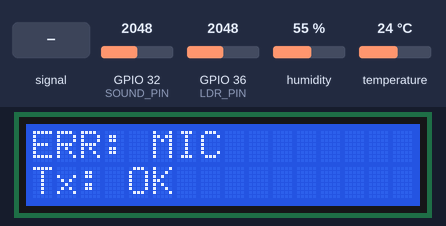
Recording of a sketch running on a simulated ESP32. Shown: 16×2 character LCD. The test bench sets the inputs (shaded band); at power-on: GPIO 32 (SOUND_PIN) = 2048, GPIO 36 (LDR_PIN) = 2048, humidity 55 %, temperature 24 °C. Random numbers use the default seed unless the sketch sets one.

Above: at 3.2 s.
3.3 s: GPIO 32 (SOUND_PIN) fed a 200 Hz sine of ±327 counts around its level
At 5.0 s:
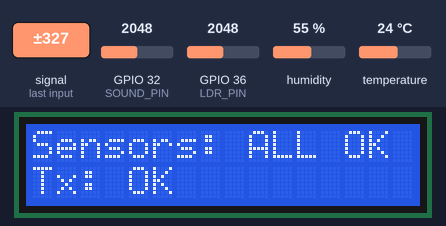
5.9 s: GPIO 32 (SOUND_PIN) set to 1960
At 7.9 s:
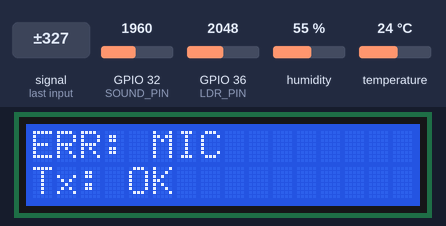
Timing chart, 0 to 9.4 s (numbered marks = the images above; inputs shaded):
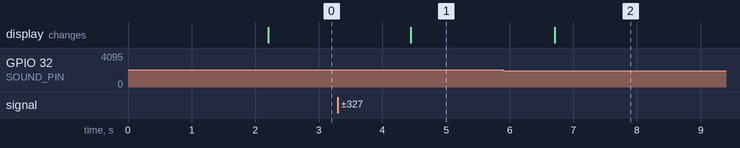

Measured:
- after the input at 3.3 s, the display: changes after 1.1 s (image 1)
- after the input at 5.9 s, the display: changes after 0.81 s (image 2)

The sketch:

Multimodal_Board.ino
```cpp
#include <esp_now.h>
#include <WiFi.h>
#include <esp_wifi.h>
#include <DHT.h>
#include <Wire.h>
#include <LiquidCrystal_I2C.h>

#define DHTPIN 4
#define LDR_PIN 36
#define SOUND_PIN 32
#define BUZZER_PIN 15

LiquidCrystal_I2C lcd(0x27, 16, 2);
DHT dht(DHTPIN, DHT11);

// 🌟 1. ล็อก MAC Address ตามที่หามาได้เป๊ะๆ
uint8_t gatewayAddress[] = {0x24, 0xD7, 0xEB, 0x0F, 0x87, 0xAC};

typedef struct struct_message {
    char room[10]; float temp; float hum; int rawLight; int rawSound;
} __attribute__((packed)) struct_message;

typedef struct struct_cmd {
    char room[10]; bool ledState; bool mockState; bool resetMode; bool stopState; // 🌟 รับคำสั่งให้ทำงานแบบ Mock
} __attribute__((packed)) struct_cmd;

struct_message myData;
bool isAlarmOn = false;
bool isMocking = false; // 🌟 สถานะการจำลอง
bool isStopped = false; // 🌟 สถานะหยุดส่ง

// 🌟 ตัวแปรเก็บค่าสะสมสำหรับโหมดจำลอง
float mockTemp = 25.0;
float mockHum = 55.0;
int mockLight = 0;
unsigned long lastLightChange = 0;

bool lastTxSuccess = false;

void OnDataSent(const wifi_tx_info_t *mac_info, esp_now_send_status_t status) {
    lastTxSuccess = (status == ESP_NOW_SEND_SUCCESS);
}

void OnDataRecv(const esp_now_recv_info *info, const uint8_t *data, int len) {
    if (len == sizeof(struct_cmd)) {
        struct_cmd cmd; memcpy(&cmd, data, sizeof(cmd));
        if (strcmp(cmd.room, "R201") == 0) {
            isAlarmOn = cmd.ledState;
            isMocking = cmd.mockState; // 🌟 รับคำสั่งเปิด/ปิด Mock
            isStopped = cmd.stopState; // 🌟 รับคำสั่งให้หยุดส่ง


            // 🌟 รับคำสั่ง Reset จาก Gateway
            if (cmd.resetMode) {
                lcd.clear();
                lcd.setCursor(0, 0); lcd.print("RESET CMD RCV");
                delay(1000);
                ESP.restart();
            }
        }
    }
}

void setup() {
    Serial.begin(115200);
    lcd.init(); lcd.backlight();
    lcd.setCursor(0, 0); lcd.print("Room: R201");
    lcd.setCursor(0, 1); lcd.print("System Booting..");
    delay(2000);

    pinMode(BUZZER_PIN, OUTPUT); digitalWrite(BUZZER_PIN, LOW);
    WiFi.mode(WIFI_STA); dht.begin(); pinMode(LDR_PIN, INPUT);

    // 🌟 2. ล็อกช่องสัญญาณไว้ที่ Channel 1 ตามที่ Gateway ใช้
    int targetChannel = 1;

    esp_wifi_set_promiscuous(true);
    esp_wifi_set_channel(targetChannel, WIFI_SECOND_CHAN_NONE);
    esp_wifi_set_promiscuous(false);

    if (esp_now_init() == ESP_OK) {
        esp_now_register_send_cb(OnDataSent); esp_now_register_recv_cb(OnDataRecv);
        esp_now_peer_info_t peer = {};
        memcpy(peer.peer_addr, gatewayAddress, 6); peer.channel = targetChannel; peer.encrypt = false;
        esp_now_add_peer(&peer);
    }
}

void loop() {
    strcpy(myData.room, "R201");
    // 🌟 เลือกว่าจะอ่านค่าจริง หรือสร้างค่าจำลอง
    if (isMocking) {
        // --- 🎭 โหมดจำลองข้อมูล (Mock Mode) ทุกเซนเซอร์! ---

        mockTemp += random(-5, 6) / 10.0;
        if (mockTemp < 22.0) mockTemp = 22.0;
        if (mockTemp > 30.0) mockTemp = 30.0;
        myData.temp = mockTemp;

        mockHum += random(-15, 16) / 10.0;
        if (mockHum < 45.0) mockHum = 45.0;
        if (mockHum > 75.0) mockHum = 75.0;
        myData.hum = mockHum;

        if (millis() - lastLightChange > random(10000, 30000)) {
            mockLight = (mockLight == 0) ? 1 : 0; // แสง Digital (0/1)
            lastLightChange = millis();
        }
        myData.rawLight = mockLight;

        int soundEvent = random(0, 100);
        if (soundEvent > 95) myData.rawSound = random(80, 120);
        else if (soundEvent > 80) myData.rawSound = random(30, 40);
        else myData.rawSound = random(10, 20);

    } else {
        // --- 📡 โหมดปกติ (อ่านเซนเซอร์จริง) ---
        myData.temp = dht.readTemperature(); myData.hum = dht.readHumidity();
        // ถ้าค่า analog เข้าใกล้ 4095 แปลว่ามืด, ใกล้ 0 แปลว่าสว่าง
        myData.rawLight = (analogRead(LDR_PIN) < 2000) ? 1 : 0;

        unsigned long start = millis(); unsigned int sMax = 0, sMin = 4095;
        while (millis() - start < 50) {
            int s = analogRead(SOUND_PIN);
            if (s < 4095) { if (s > sMax) sMax = s; if (s < sMin) sMin = s; }
        }
        int amplitude = sMax - sMin;
        // Map amplitude from 0-4095 to 0-140 dB
        myData.rawSound = map(amplitude, 0, 4095, 0, 140);

        // Ensure the value does not exceed 140 dB
        myData.rawSound = constrain(myData.rawSound, 0, 140);
    }

    bool allowSend = !isStopped;
    if (allowSend) {
        esp_now_send(gatewayAddress, (uint8_t *) &myData, sizeof(myData));
        delay(20);
    }

    bool dhtErr = isnan(myData.temp) || isnan(myData.hum);
    bool micErr = (myData.rawSound == 0);

    lcd.clear();
    lcd.setCursor(0, 0);
    if (isStopped) lcd.print("Mode: STOPPED 🛑");
    else if (isMocking) lcd.print("Mode: MOCKING 🎭");
    else if (!dhtErr && !micErr) lcd.print("Sensors: ALL OK ");
    else {
        String errStr = "ERR:";
        if (dhtErr) errStr += " DHT";
        if (micErr) errStr += " MIC";
        lcd.print(errStr);
    }

    lcd.setCursor(0, 1);
    if (!allowSend) lcd.print("Tx: STOP ");
    else if (lastTxSuccess) lcd.print("Tx: OK   ");
    else lcd.print("Tx: FAIL ");

    lcd.setCursor(11, 1);
    if (isAlarmOn) lcd.print("[ALM]"); else lcd.print("     ");

    if (isAlarmOn) {
        for (int i = 0; i < 4; i++) { tone(BUZZER_PIN, 4000); delay(150); tone(BUZZER_PIN, 3000); delay(150); }
        noTone(BUZZER_PIN); digitalWrite(BUZZER_PIN, LOW); delay(800 + random(50, 100));
    } else {
        noTone(BUZZER_PIN); digitalWrite(BUZZER_PIN, LOW); delay(2000 + random(100, 300));
    }
}
```
